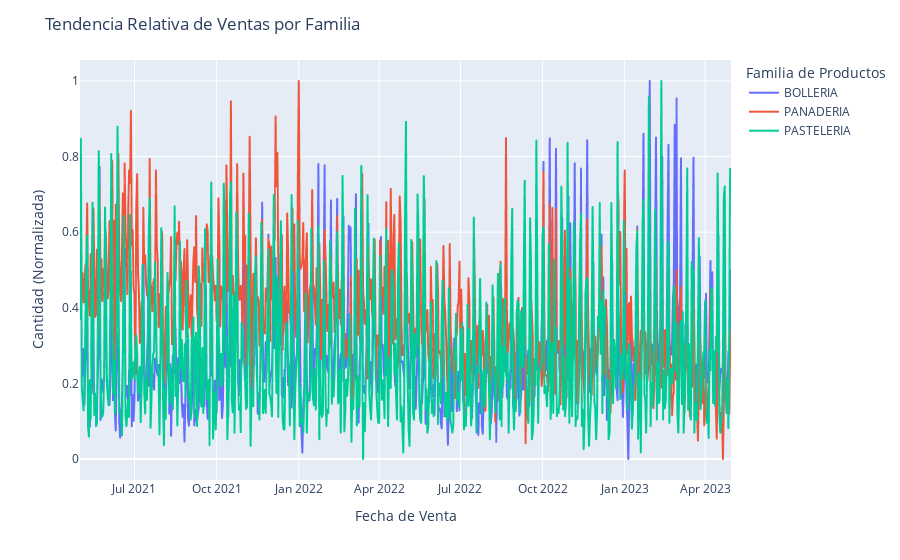

Here is the notebook cell this chart was saved with:
### Code cell
from sklearn.preprocessing import MinMaxScaler

scaler = MinMaxScaler()

def normalize(column):
    return scaler.fit_transform(column.values.reshape(-1, 1)).flatten()

group = df.groupby(["familia", pd.Grouper(key="fecha_venta", freq="1D")])["cantidad"].sum().reset_index()
group['cantidad'] = group.groupby('familia')['cantidad'].transform(normalize)

fig = px.line(group, x="fecha_venta", y="cantidad", color="familia")

fig.update_layout(
    title="Tendencia Relativa de Ventas por Familia",
    xaxis_title="Fecha de Venta",
    yaxis_title="Cantidad (Normalizada)",
    legend_title="Familia de Productos"
)

fig.show()

output_folder = "graficos"
Path(output_folder).mkdir(exist_ok=True)
output_path = f"{output_folder}/tendencia_de_ventas.png"
fig.write_image(output_path, scale=2) 
print(f"✅ Gráfico guardado: {output_path}")

### Figure 1 — Plotly figure (JSON) as saved in the notebook; plotly's stock layout.template omitted (floating-point values rounded to 4 significant figures; data arrays with more than 128 entries replaced by an {"elided": "..."} marker saying what was removed)
{"data": [{"hovertemplate": "familia=BOLLERIA<br>fecha_venta=%{x}<br>cantidad=%{y}<extra></extra>", "legendgroup": "BOLLERIA", "line": {"color": "#636efa", "dash": "solid"}, "marker": {"symbol": "circle"}, "mode": "lines", "name": "BOLLERIA", "showlegend": true, "type": "scattergl", "x": {"elided": "730 str values"}, "xaxis": "x", "y": {"elided": "730 float values"}, "yaxis": "y"}, {"hovertemplate": "familia=PANADERIA<br>fecha_venta=%{x}<br>cantidad=%{y}<extra></extra>", "legendgroup": "PANADERIA", "line": {"color": "#EF553B", "dash": "solid"}, "marker": {"symbol": "circle"}, "mode": "lines", "name": "PANADERIA", "showlegend": true, "type": "scattergl", "x": {"elided": "730 str values"}, "xaxis": "x", "y": {"elided": "730 float values"}, "yaxis": "y"}, {"hovertemplate": "familia=PASTELERIA<br>fecha_venta=%{x}<br>cantidad=%{y}<extra></extra>", "legendgroup": "PASTELERIA", "line": {"color": "#00cc96", "dash": "solid"}, "marker": {"symbol": "circle"}, "mode": "lines", "name": "PASTELERIA", "showlegend": true, "type": "scattergl", "x": {"elided": "730 str values"}, "xaxis": "x", "y": {"elided": "730 float values"}, "yaxis": "y"}], "layout": {"legend": {"title": {"text": "Familia de Productos"}, "tracegroupgap": 0}, "margin": {"t": 60}, "title": {"text": "Tendencia Relativa de Ventas por Familia"}, "xaxis": {"anchor": "y", "domain": [0, 1], "title": {"text": "Fecha de Venta"}}, "yaxis": {"anchor": "x", "domain": [0, 1], "title": {"text": "Cantidad (Normalizada)"}}}}
